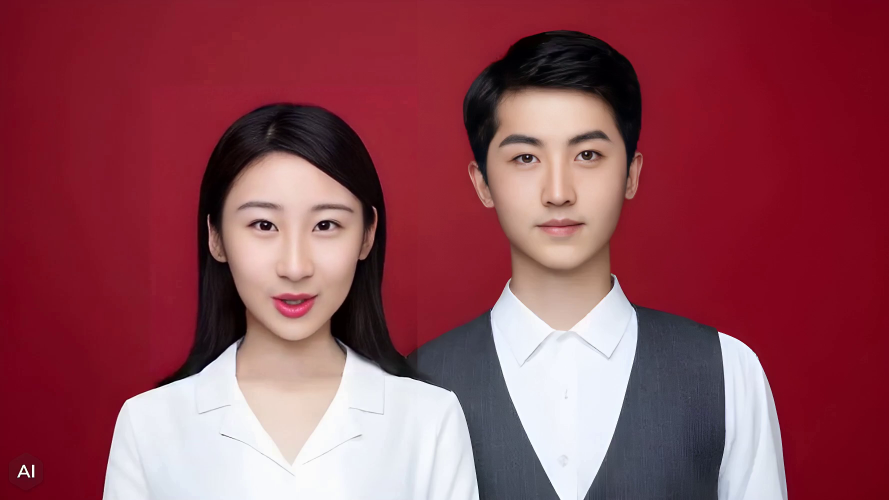
#> input picture frame 48 of concatenate_video2.mp4, 1778 x 1000 px, given in place of input.mp4, which was not available (shown at 1/2 size)
$ python show_video.py
#> lines starting #> are read from the running program, lines starting #| are printed output that depends on the picture; pictures that were not available may be replaced by others from this repository, and a replacement may not be noted
import cv2
import matplotlib.pyplot as plt
from matplotlib.animation import FuncAnimation

def show_video(filename, start_frame=0, end_frame=None, interval=50):
    """
    Show a video using Matplotlib.

    Parameters:
    - filename: str, path to the video file
    - start_frame: int, optional, index of the first frame to start with (default: 0)
    - end_frame: int, optional, index of the last frame to end with (default: None, meaning till end of video)
    - interval: int, optional, interval between frames in milliseconds (default: 50)
    """
#> called with filename = 'input.mp4', start_frame = 0, end_frame = 200, interval = 50
    cap = cv2.VideoCapture(filename)

    if not cap.isOpened():
        raise ValueError("Failed to open video file. Please check the file path.")

    # Get total number of frames
    total_frames = int(cap.get(cv2.CAP_PROP_FRAME_COUNT))

    if end_frame is None or end_frame > total_frames:
        end_frame = total_frames - 1

    def update_frame(i):
        nonlocal start_frame
        nonlocal end_frame
        nonlocal cap
        if start_frame <= end_frame:
            cap.set(cv2.CAP_PROP_POS_FRAMES, start_frame)
            ret, frame = cap.read()
            if ret:
                im.set_array(cv2.cvtColor(frame, cv2.COLOR_BGR2RGB))
                start_frame += 1
        return im,

    fig, ax = plt.subplots()
    ret, frame = cap.read()
#> frame is the input picture: shape (1000, 1778, 3); mean B, G, R 83.4, 71.6, 142.6
    im = ax.imshow(cv2.cvtColor(frame, cv2.COLOR_BGR2RGB))
    ax.axis('off')

    ani = FuncAnimation(fig, update_frame, frames=range(start_frame, end_frame + 1),
                        interval=interval, blit=True)
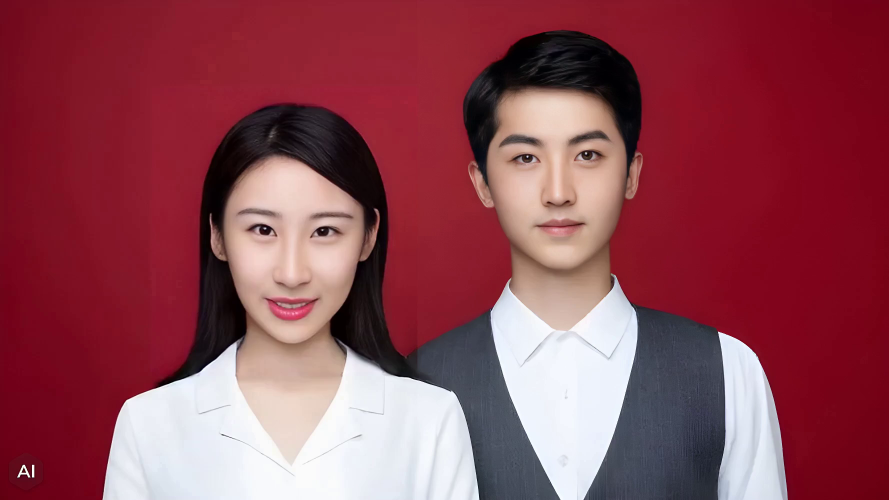
#> input picture frame 0 of concatenate_video2.mp4, 1778 x 1000 px, given in place of input.mp4, which was not available (shown at 1/2 size)
#> in update_frame, frame is the input picture: shape (1000, 1778, 3); mean B, G, R 83.3, 71.4, 142.5
#> call 2 of update_frame, with i = 0
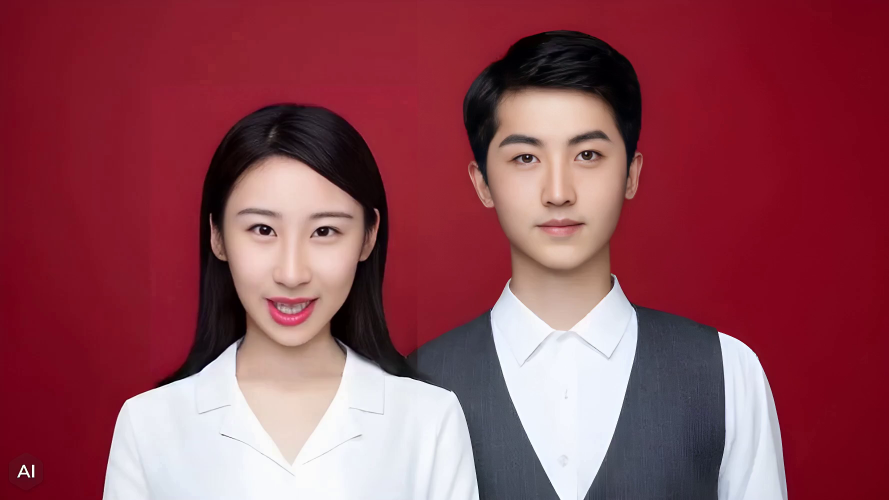
#> input picture frame 1 of concatenate_video2.mp4, 1778 x 1000 px, given in place of input.mp4, which was not available (shown at 1/2 size)
#> in update_frame, frame is the input picture: shape (1000, 1778, 3); mean B, G, R 83.3, 71.4, 142.5

    plt.show()
    cap.release()


if __name__ == "__main__":
    # 示例用法
    show_video('input.mp4', start_frame=0, end_frame=200)

$ run again, starting later in the video
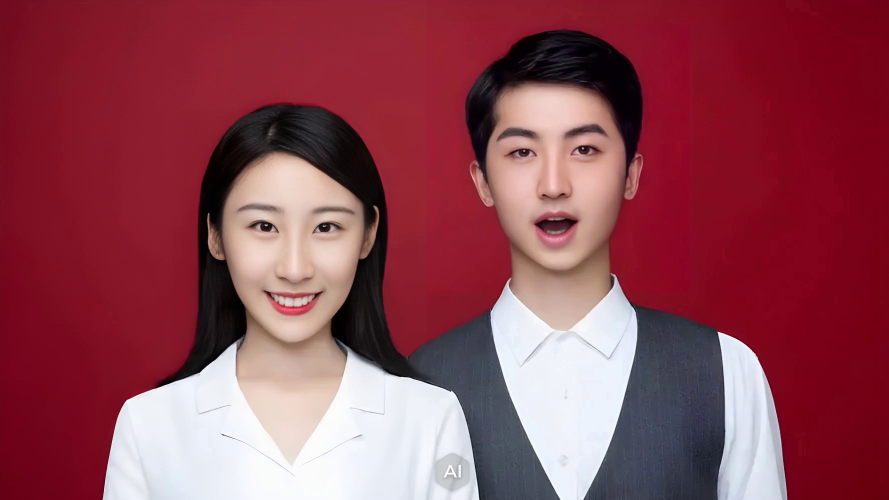
#> input picture frame 216 of concatenate_video2.mp4, 1778 x 1000 px, given in place of input.mp4, which was not available (shown at 1/2 size)
#> in show_video, frame is the input picture: shape (1000, 1778, 3); mean B, G, R 83.1, 70.8, 142.7
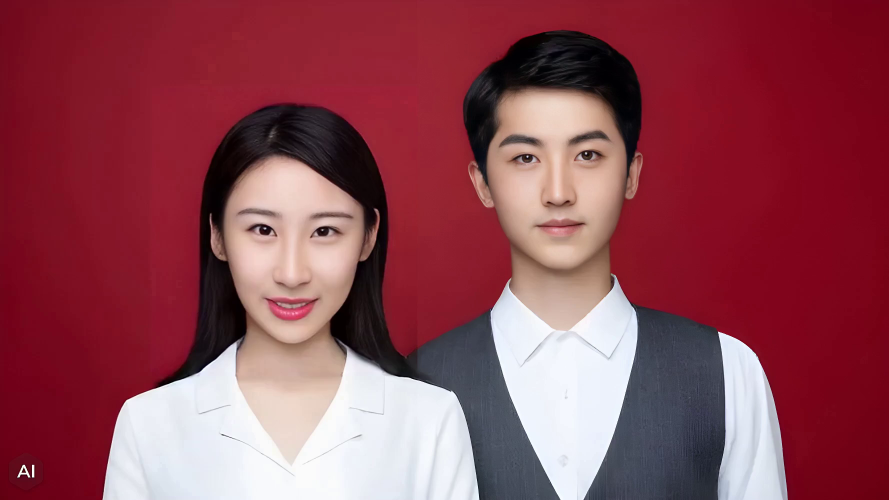
#> input picture frame 0 of concatenate_video2.mp4, 1778 x 1000 px, given in place of input.mp4, which was not available (shown at 1/2 size)
#> in update_frame, frame is the input picture: shape (1000, 1778, 3); mean B, G, R 83.3, 71.4, 142.5
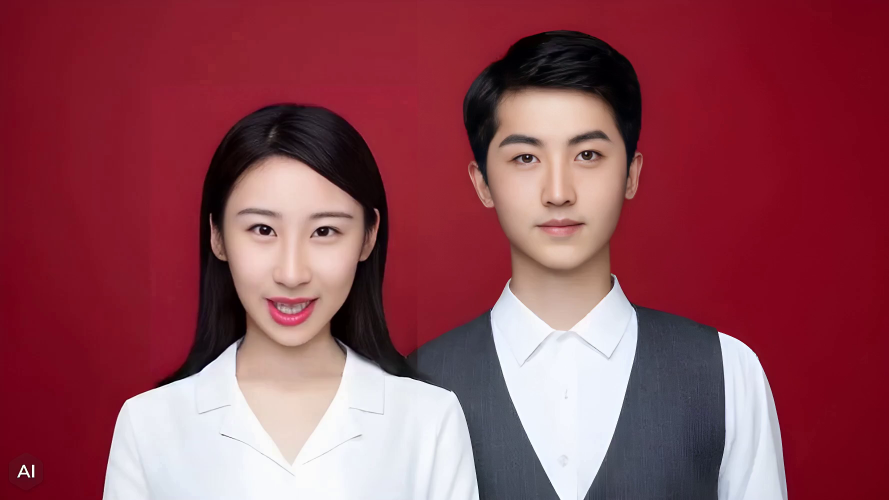
#> input picture frame 1 of concatenate_video2.mp4, 1778 x 1000 px, given in place of input.mp4, which was not available (shown at 1/2 size)
#> in update_frame, frame is the input picture: shape (1000, 1778, 3); mean B, G, R 83.3, 71.4, 142.5

$ run again, starting later in the video
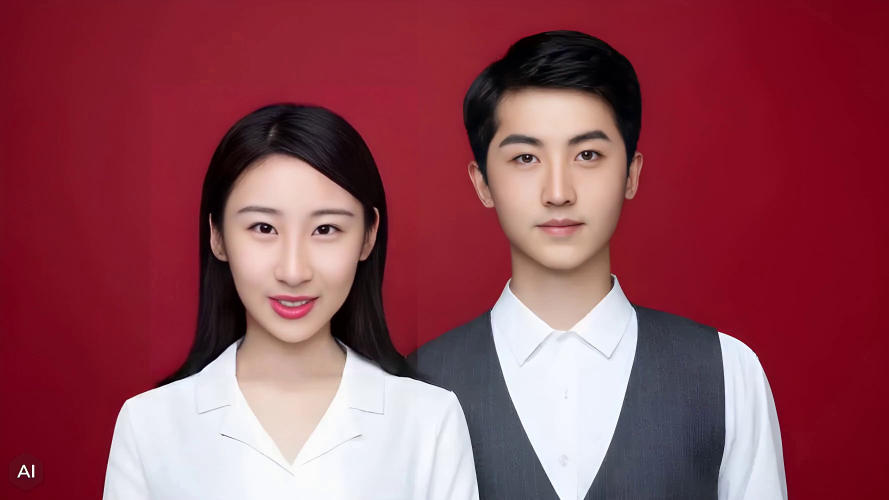
#> input picture frame 384 of concatenate_video2.mp4, 1778 x 1000 px, given in place of input.mp4, which was not available (shown at 1/2 size)
#> in show_video, frame is the input picture: shape (1000, 1778, 3); mean B, G, R 83.4, 71.5, 142.6
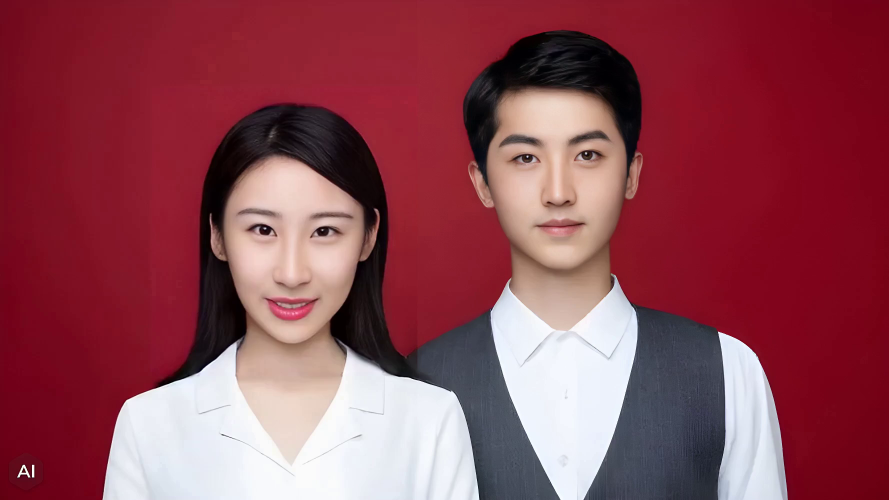
#> input picture frame 0 of concatenate_video2.mp4, 1778 x 1000 px, given in place of input.mp4, which was not available (shown at 1/2 size)
#> in update_frame, frame is the input picture: shape (1000, 1778, 3); mean B, G, R 83.3, 71.4, 142.5
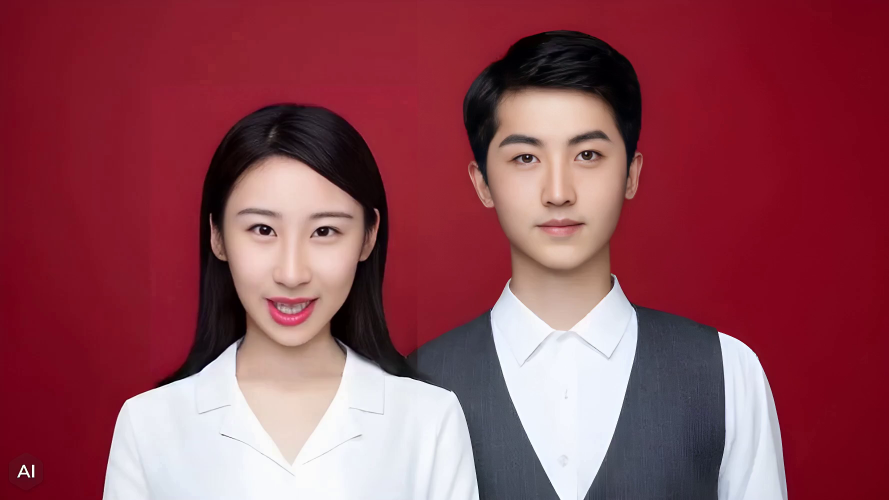
#> input picture frame 1 of concatenate_video2.mp4, 1778 x 1000 px, given in place of input.mp4, which was not available (shown at 1/2 size)
#> in update_frame, frame is the input picture: shape (1000, 1778, 3); mean B, G, R 83.3, 71.4, 142.5
